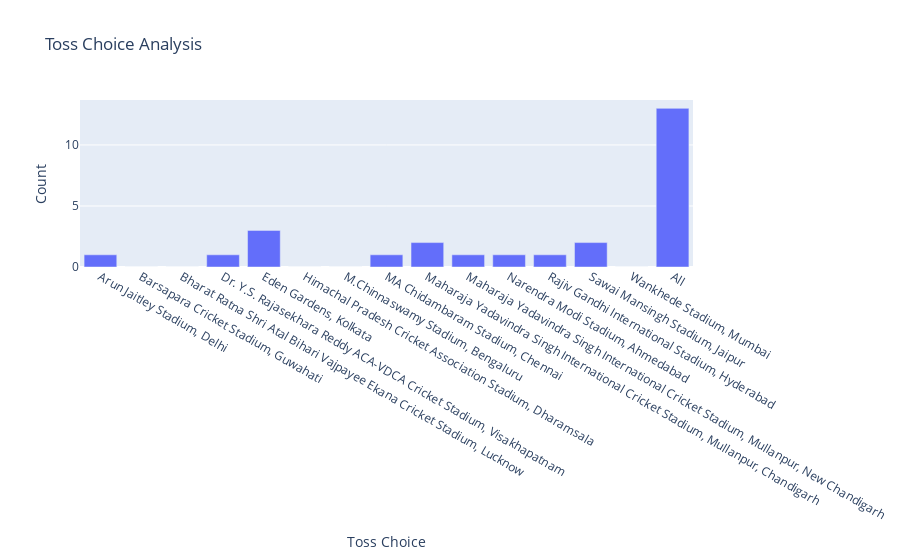

Notebook code for this chart:
### Code cell
import plotly.graph_objects as go

fig = go.Figure(
    data=[
        go.Bar(
            x=toss_choice.index, 
            y=toss_choice['bat'],
            name='Bat First'
        )
    ]
)

fig.update_layout(
    title='Toss Choice Analysis',
    xaxis_title='Toss Choice',
    yaxis_title='Count',
    barmode='stack'
)

fig.show()

### Figure 1 — Plotly figure (JSON) as saved in the notebook; plotly's stock layout.template omitted (floating-point values rounded to 4 significant figures)
{"data": [{"name": "Bat First", "type": "bar", "x": ["Arun Jaitley Stadium, Delhi", "Barsapara Cricket Stadium, Guwahati", "Bharat Ratna Shri Atal Bihari Vajpayee Ekana Cricket Stadium, Lucknow", "Dr. Y.S. Rajasekhara Reddy ACA-VDCA Cricket Stadium, Visakhapatnam", "Eden Gardens, Kolkata", "Himachal Pradesh Cricket Association Stadium, Dharamsala", "M.Chinnaswamy Stadium, Bengaluru", "MA Chidambaram Stadium, Chennai", "Maharaja Yadavindra Singh International Cricket Stadium, Mullanpur, Chandigarh", "Maharaja Yadavindra Singh International Cricket Stadium, Mullanpur, New Chandigarh", "Narendra Modi Stadium, Ahmedabad", "Rajiv Gandhi International Stadium, Hyderabad", "Sawai Mansingh Stadium, Jaipur", "Wankhede Stadium, Mumbai", "All"], "y": [1, 0, 0, 1, 3, 0, 0, 1, 2, 1, 1, 1, 2, 0, 13]}], "layout": {"barmode": "stack", "title": {"text": "Toss Choice Analysis"}, "xaxis": {"title": {"text": "Toss Choice"}}, "yaxis": {"title": {"text": "Count"}}}}
